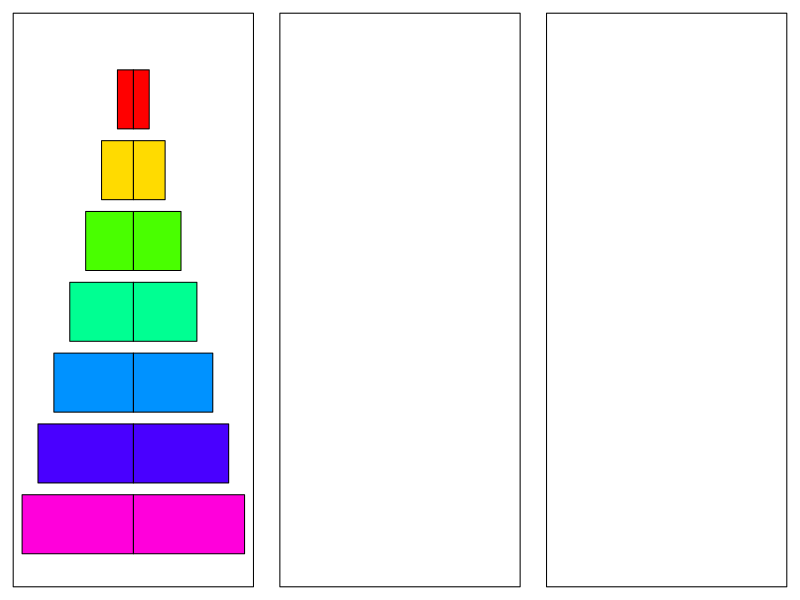
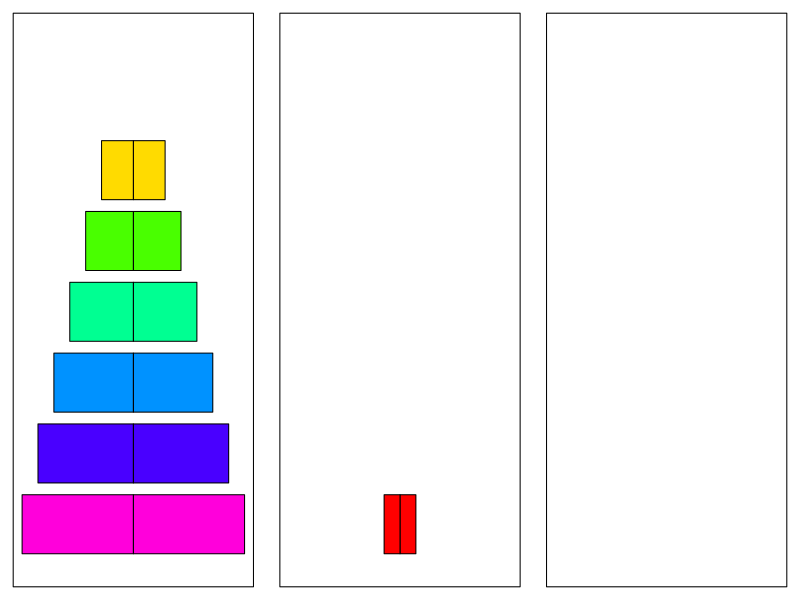

R code for these plots, in order: (Note: this script raises an error after producing the figures.)
## Initial version by Linlin Yan <linlin.yan@cos.name>
## URL: http://cos.name/cn/topic/101199
## Modified by Yihui Xie <yihui.xie@cos.name>

hanoi <- function(n, color = rainbow(n), interval = 0.5, 
    ...) {
    tower <- list(1:n, NULL, NULL)   
    draw.hanoi <- function() {
        par(mfrow = c(1, 3), mar = rep(1, 4), ann = FALSE, xaxt = "n", 
            yaxt = "n")
        for (i in 1:3) {
            plot(c(-n, n), c(0, n + 2), type = "n")
            if (length(tower[[i]]) > 0) {
                barplot(rev(tower[[i]]), add = TRUE, horiz = TRUE, 
                  col = color[rev(tower[[i]])], ...)
                barplot(-rev(tower[[i]]), add = TRUE, horiz = TRUE, 
                  col = color[rev(tower[[i]])], ...)
            }
        }
    }
    move.hanoi <- function(k, from, to, via) {
        if (k > 1) {
            move.hanoi(k - 1, from, via, to)
            move.hanoi(1, from, to, via)
            move.hanoi(k - 1, via, to, from)
        }
        else {
            cat("Move ", tower[[from]][1], " from ", LETTERS[from], 
                " to ", LETTERS[to], "\n")
            flush.console()
            tower[[to]] <<- c(tower[[from]][1], tower[[to]])
            tower[[from]] <<- tower[[from]][-1]
            draw.hanoi()
            ani.pause()
        }
    }
    draw.hanoi()
    move.hanoi(n, 1, 2, 3)
}

x11(width = 7, height = 4)
hanoi(7)

# faster, more layers
hanoi(10, interval = 0.1)
